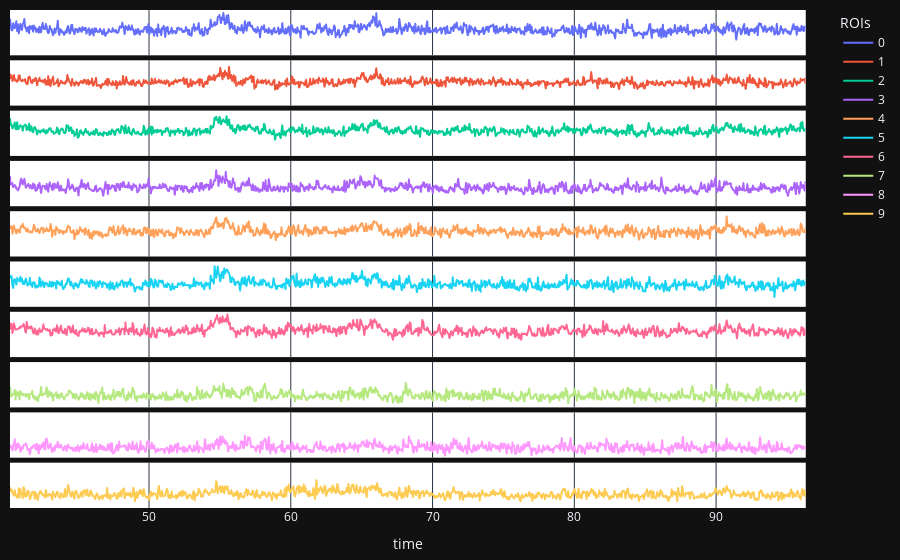

The code cell stored with this chart in its notebook:
### Markdown cell above
## Visualize fluorescence traces
The fluroscence traces are stored in a [Fluorescence](https://pynwb.readthedocs.io/en/stable/pynwb.ophys.html#pynwb.ophys.Fluorescence) container, the raw traces can be accessed as `nwbfile.processing["ophys"]["Fluorescence"]["RoiResponseSeries"]`.

### Code cell
import pandas as pd
import warnings
warnings.simplefilter(action='ignore', category=pd.errors.PerformanceWarning)

fluorescence_traces_names = [name for name in nwbfile.processing["ophys"]["fluorescence"].roi_response_series.keys()]

fluorescence_traces_name = fluorescence_traces_names[0]
fluorescence_traces = nwbfile.processing["ophys"]["fluorescence"][fluorescence_traces_name].data[:1000, :10]
df = pd.DataFrame(fluorescence_traces)
df["time"] = nwbfile.processing["ophys"]["fluorescence"][fluorescence_traces_name].timestamps[:1000]
df.set_index("time", inplace=True)
df.columns.name = 'ROIs'

import plotly.express as px

fig = px.line(df, facet_row="ROIs", facet_row_spacing=0.01)

# hide and lock down axes
fig.update_xaxes(visible=True, fixedrange=False)
fig.update_yaxes(visible=False, fixedrange=False)

# remove facet/subplot labels
fig.update_layout(annotations=[], overwrite=True)

# strip down the rest of the plot
fig.update_layout(
    showlegend=True,
    plot_bgcolor="white",
    margin=dict(t=10, l=10, b=10, r=10)
)

fig.show(config=dict(displayModeBar=True))

### Figure 1 — Plotly figure (JSON) as saved in the notebook; plotly's stock layout.template omitted (floating-point values rounded to 4 significant figures; data arrays with more than 128 entries replaced by an {"elided": "..."} marker saying what was removed)
{"data": [{"hovertemplate": "ROIs=0<br>time=%{x}<br>value=%{y}<extra></extra>", "legendgroup": "0", "line": {"color": "#636efa", "dash": "solid"}, "marker": {"symbol": "circle"}, "mode": "lines", "name": "0", "showlegend": true, "x": {"elided": "1000 float values"}, "xaxis": "x10", "y": {"elided": "1000 float values"}, "yaxis": "y10", "type": "scattergl"}, {"hovertemplate": "ROIs=1<br>time=%{x}<br>value=%{y}<extra></extra>", "legendgroup": "1", "line": {"color": "#EF553B", "dash": "solid"}, "marker": {"symbol": "circle"}, "mode": "lines", "name": "1", "showlegend": true, "x": {"elided": "1000 float values"}, "xaxis": "x9", "y": {"elided": "1000 float values"}, "yaxis": "y9", "type": "scattergl"}, {"hovertemplate": "ROIs=2<br>time=%{x}<br>value=%{y}<extra></extra>", "legendgroup": "2", "line": {"color": "#00cc96", "dash": "solid"}, "marker": {"symbol": "circle"}, "mode": "lines", "name": "2", "showlegend": true, "x": {"elided": "1000 float values"}, "xaxis": "x8", "y": {"elided": "1000 float values"}, "yaxis": "y8", "type": "scattergl"}, {"hovertemplate": "ROIs=3<br>time=%{x}<br>value=%{y}<extra></extra>", "legendgroup": "3", "line": {"color": "#ab63fa", "dash": "solid"}, "marker": {"symbol": "circle"}, "mode": "lines", "name": "3", "showlegend": true, "x": {"elided": "1000 float values"}, "xaxis": "x7", "y": {"elided": "1000 float values"}, "yaxis": "y7", "type": "scattergl"}, {"hovertemplate": "ROIs=4<br>time=%{x}<br>value=%{y}<extra></extra>", "legendgroup": "4", "line": {"color": "#FFA15A", "dash": "solid"}, "marker": {"symbol": "circle"}, "mode": "lines", "name": "4", "showlegend": true, "x": {"elided": "1000 float values"}, "xaxis": "x6", "y": {"elided": "1000 float values"}, "yaxis": "y6", "type": "scattergl"}, {"hovertemplate": "ROIs=5<br>time=%{x}<br>value=%{y}<extra></extra>", "legendgroup": "5", "line": {"color": "#19d3f3", "dash": "solid"}, "marker": {"symbol": "circle"}, "mode": "lines", "name": "5", "showlegend": true, "x": {"elided": "1000 float values"}, "xaxis": "x5", "y": {"elided": "1000 float values"}, "yaxis": "y5", "type": "scattergl"}, {"hovertemplate": "ROIs=6<br>time=%{x}<br>value=%{y}<extra></extra>", "legendgroup": "6", "line": {"color": "#FF6692", "dash": "solid"}, "marker": {"symbol": "circle"}, "mode": "lines", "name": "6", "showlegend": true, "x": {"elided": "1000 float values"}, "xaxis": "x4", "y": {"elided": "1000 float values"}, "yaxis": "y4", "type": "scattergl"}, {"hovertemplate": "ROIs=7<br>time=%{x}<br>value=%{y}<extra></extra>", "legendgroup": "7", "line": {"color": "#B6E880", "dash": "solid"}, "marker": {"symbol": "circle"}, "mode": "lines", "name": "7", "showlegend": true, "x": {"elided": "1000 float values"}, "xaxis": "x3", "y": {"elided": "1000 float values"}, "yaxis": "y3", "type": "scattergl"}, {"hovertemplate": "ROIs=8<br>time=%{x}<br>value=%{y}<extra></extra>", "legendgroup": "8", "line": {"color": "#FF97FF", "dash": "solid"}, "marker": {"symbol": "circle"}, "mode": "lines", "name": "8", "showlegend": true, "x": {"elided": "1000 float values"}, "xaxis": "x2", "y": {"elided": "1000 float values"}, "yaxis": "y2", "type": "scattergl"}, {"hovertemplate": "ROIs=9<br>time=%{x}<br>value=%{y}<extra></extra>", "legendgroup": "9", "line": {"color": "#FECB52", "dash": "solid"}, "marker": {"symbol": "circle"}, "mode": "lines", "name": "9", "showlegend": true, "x": {"elided": "1000 float values"}, "xaxis": "x", "y": {"elided": "1000 float values"}, "yaxis": "y", "type": "scattergl"}], "layout": {"xaxis": {"anchor": "y", "domain": [0.0, 0.98], "title": {"text": "time"}, "visible": true, "fixedrange": false}, "yaxis": {"anchor": "x", "domain": [0.0, 0.091], "title": {"text": "value"}, "visible": false, "fixedrange": false}, "xaxis2": {"anchor": "y2", "domain": [0.0, 0.98], "matches": "x", "showticklabels": false, "visible": true, "fixedrange": false}, "yaxis2": {"anchor": "x2", "domain": [0.101, 0.192], "matches": "y", "title": {"text": "value"}, "visible": false, "fixedrange": false}, "xaxis3": {"anchor": "y3", "domain": [0.0, 0.98], "matches": "x", "showticklabels": false, "visible": true, "fixedrange": false}, "yaxis3": {"anchor": "x3", "domain": [0.202, 0.293], "matches": "y", "title": {"text": "value"}, "visible": false, "fixedrange": false}, "xaxis4": {"anchor": "y4", "domain": [0.0, 0.98], "matches": "x", "showticklabels": false, "visible": true, "fixedrange": false}, "yaxis4": {"anchor": "x4", "domain": [0.303, 0.394], "matches": "y", "title": {"text": "value"}, "visible": false, "fixedrange": false}, "xaxis5": {"anchor": "y5", "domain": [0.0, 0.98], "matches": "x", "showticklabels": false, "visible": true, "fixedrange": false}, "yaxis5": {"anchor": "x5", "domain": [0.404, 0.495], "matches": "y", "title": {"text": "value"}, "visible": false, "fixedrange": false}, "xaxis6": {"anchor": "y6", "domain": [0.0, 0.98], "matches": "x", "showticklabels": false, "visible": true, "fixedrange": false}, "yaxis6": {"anchor": "x6", "domain": [0.505, 0.596], "matches": "y", "title": {"text": "value"}, "visible": false, "fixedrange": false}, "xaxis7": {"anchor": "y7", "domain": [0.0, 0.98], "matches": "x", "showticklabels": false, "visible": true, "fixedrange": false}, "yaxis7": {"anchor": "x7", "domain": [0.606, 0.697], "matches": "y", "title": {"text": "value"}, "visible": false, "fixedrange": false}, "xaxis8": {"anchor": "y8", "domain": [0.0, 0.98], "matches": "x", "showticklabels": false, "visible": true, "fixedrange": false}, "yaxis8": {"anchor": "x8", "domain": [0.707, 0.798], "matches": "y", "title": {"text": "value"}, "visible": false, "fixedrange": false}, "xaxis9": {"anchor": "y9", "domain": [0.0, 0.98], "matches": "x", "showticklabels": false, "visible": true, "fixedrange": false}, "yaxis9": {"anchor": "x9", "domain": [0.808, 0.899], "matches": "y", "title": {"text": "value"}, "visible": false, "fixedrange": false}, "xaxis10": {"anchor": "y10", "domain": [0.0, 0.98], "matches": "x", "showticklabels": false, "visible": true, "fixedrange": false}, "yaxis10": {"anchor": "x10", "domain": [0.909, 1.0], "matches": "y", "title": {"text": "value"}, "visible": false, "fixedrange": false}, "annotations": [], "legend": {"title": {"text": "ROIs"}, "tracegroupgap": 0}, "margin": {"t": 10, "l": 10, "b": 10, "r": 10}, "showlegend": true, "plot_bgcolor": "white"}}
